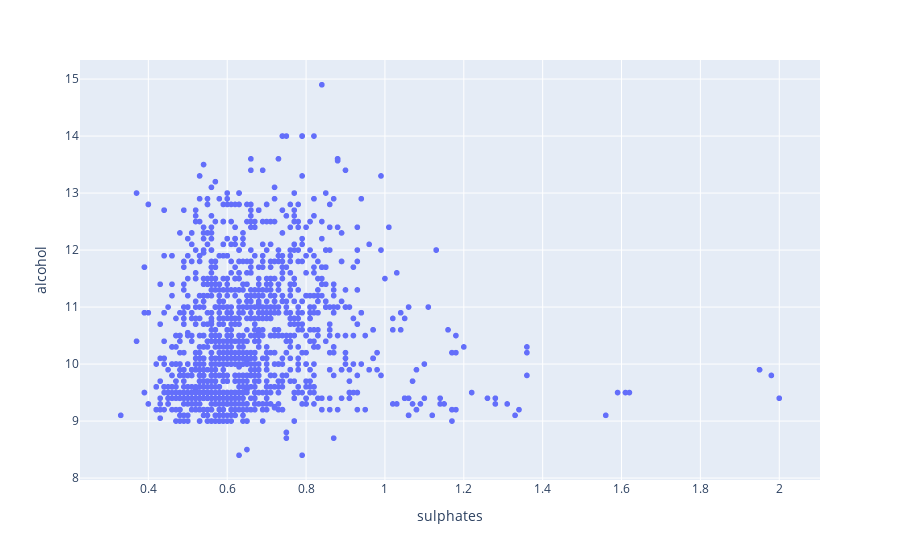

Here is the notebook cell this chart was saved with:
### Code cell
fig2

### Figure 1 — Plotly figure (JSON) as saved in the notebook; plotly's stock layout.template omitted (floating-point values rounded to 4 significant figures; data arrays with more than 128 entries replaced by an {"elided": "..."} marker saying what was removed)
{"data": [{"hovertemplate": "sulphates=%{x}<br>alcohol=%{y}<extra></extra>", "legendgroup": "", "marker": {"color": "#636efa", "symbol": "circle"}, "mode": "markers", "name": "", "showlegend": false, "type": "scattergl", "x": {"elided": "1599 float values"}, "xaxis": "x", "y": {"elided": "1599 float values"}, "yaxis": "y"}], "layout": {"legend": {"tracegroupgap": 0}, "margin": {"t": 60}, "xaxis": {"anchor": "y", "domain": [0, 1], "title": {"text": "sulphates"}}, "yaxis": {"anchor": "x", "domain": [0, 1], "title": {"text": "alcohol"}}}}
